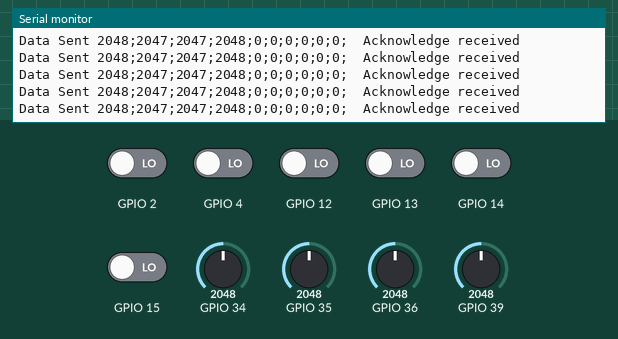
Simulated run of this sketch. Board: ESP32. Shown: the last lines printed to the serial monitor. Inputs (shaded band) come from the test bench; at power-on: GPIO 2, GPIO 4, GPIO 12–15 LOW, GPIO 34 = 2048, GPIO 35 = 2048, GPIO 36 = 2048, GPIO 39 = 2048. No radio packets arrive unless stated.

Above: at 1.2 s.
1.3 s: GPIO 34 set to 2866
At 1.34 s:
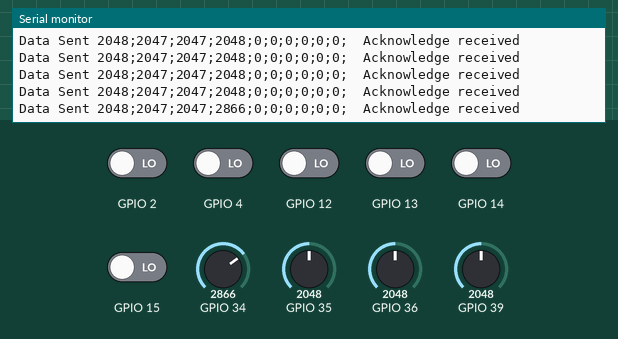
2.8 s: GPIO 35 set to 2866
At 2.88 s:
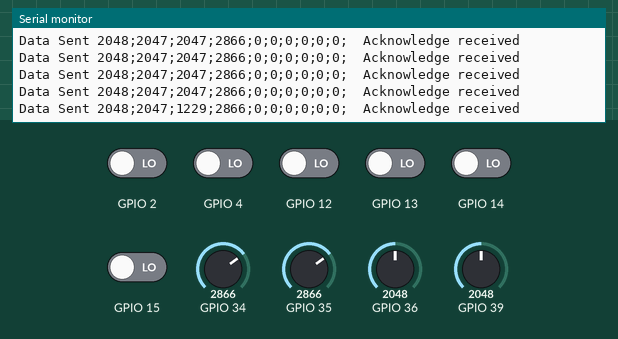
4.3 s: GPIO 36 set to 2866
At 4.31 s:
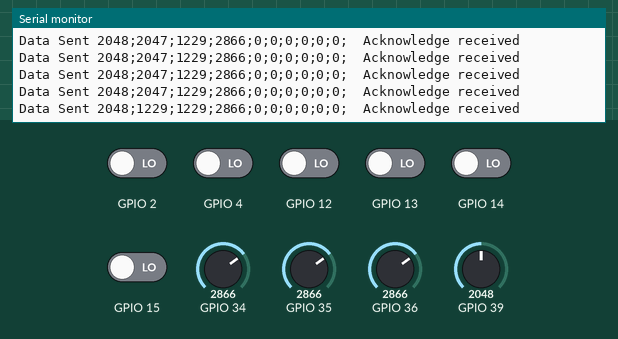
5.8 s: GPIO 39 set to 2866
At 5.85 s:
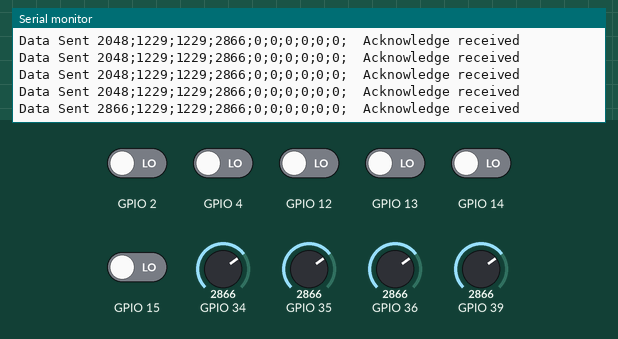
7.3 s: GPIO 2 driven HIGH
At 7.38 s:
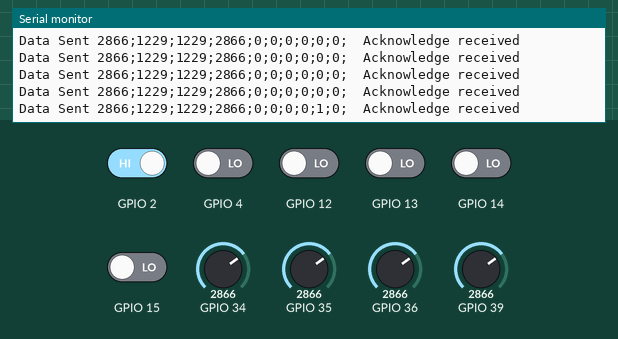
8.8 s: GPIO 4 driven HIGH
At 8.82 s:
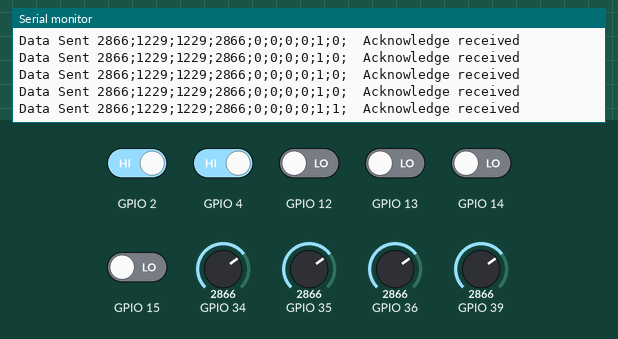

Measured:
- after the input at 1.3 s, the serial monitor: prints a new line at once (image 1)
- after the input at 2.8 s, the serial monitor: prints a new line after 0.07 s (image 2)
- after the input at 4.3 s, the serial monitor: prints a new line at once (image 3)
- after the input at 5.8 s, the serial monitor: prints a new line at once (image 4)
- after the input at 7.3 s, the serial monitor: prints a new line after 0.08 s (image 5)
- after the input at 8.8 s, the serial monitor: prints a new line at once (image 6)

The sketch:

flightcontroller32.ino
```cpp
// SimpleTx - the master or the transmitter

#include <SPI.h>
#include <nRF24L01.h>
#include <RF24.h>


#define CE_PIN  22
#define CSN_PIN 21


const byte slaveAddress[5] = {'R','x','A','A','A'};


RF24 radio(CE_PIN, CSN_PIN); // Create a Radio

char buf[40];

unsigned long currentMillis;
unsigned long prevMillis;
unsigned long txIntervalMillis = 1000; // send once per second

int val=0;

void setup() {

    Serial.begin(115200);

    pinMode(13,INPUT);
    pinMode(12,INPUT);
    pinMode(14,INPUT);
    pinMode(15,INPUT);
    pinMode(2,INPUT);
    pinMode(4,INPUT);


    Serial.println("SimpleTx Starting");

    radio.begin();
    radio.setDataRate( RF24_250KBPS );
    radio.setRetries(3,5); // delay, count
    radio.openWritingPipe(slaveAddress);
}

//====================

void loop() {

    boolean enviar=false;

    String dato="";

    val=analogRead(A3);
    dato+=val;dato+=";";
    if((val<490)||(val>550)) { enviar=true; }

    val=analogRead(A0);val=4095-val;
    dato+=val;dato+=";";
    if((val<490)||(val>550)) { enviar=true; }

    val=analogRead(A7);val=4095-val;
    dato+=val;dato+=";";
    if((val<490)||(val>550)) { enviar=true; }

    val=analogRead(A6);
    dato+=val;dato+=";";
    if((val<490)||(val>550)) { enviar=true; }

    if(digitalRead(13)==HIGH) { dato+="1;";} else {dato+="0;";}
    if(digitalRead(12)==HIGH) { dato+="1;";} else {dato+="0;";}
    if(digitalRead(14)==HIGH) { dato+="1;";} else {dato+="0;";}
    if(digitalRead(15)==HIGH) { dato+="1;";} else {dato+="0;";}
    if(digitalRead(2)==HIGH) { dato+="1;";} else {dato+="0;";}
    if(digitalRead(4)==HIGH) { dato+="1;";} else {dato+="0;";}


    dato+="@";

    dato.toCharArray(buf,dato.length());

    //Serial.println(dato);
    send();

    delay(100);
}

//====================

void send() {

    bool rslt;
    rslt = radio.write(&buf,sizeof(buf));

    Serial.print("Data Sent ");
    Serial.print(buf);
    if (rslt) {
        Serial.println("  Acknowledge received");
    }
    else {
        Serial.println("  Tx failed");
    }
}
```
